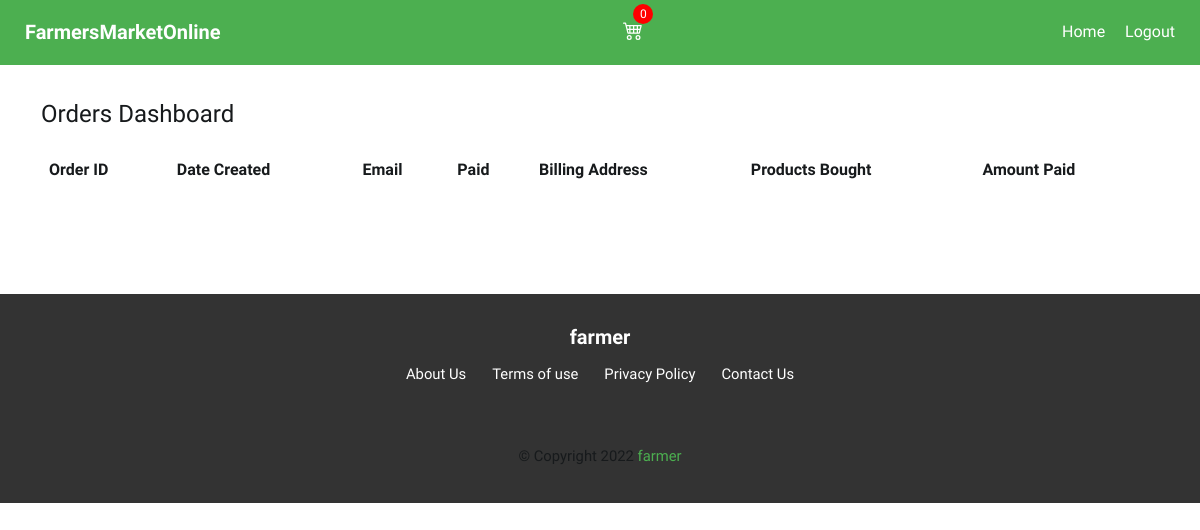
The app's page /products/dashboard/ (signed in), older data.
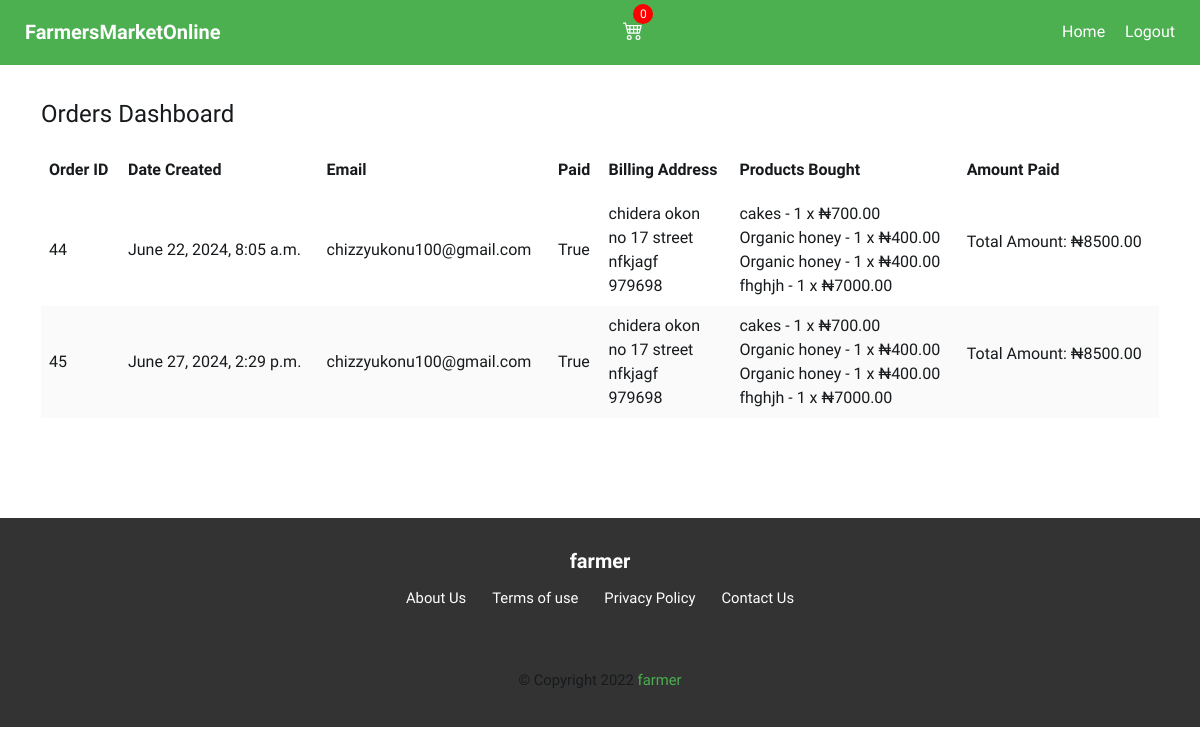
The same page, newer data.
### core/models.py (models this page shows, shortened)
class Order(models.Model):
    user = models.ForeignKey(settings.AUTH_USER_MODEL, on_delete=models.CASCADE)
    products = models.ManyToManyField('OrderProduct', related_name='orders')
    created_at = models.DateTimeField(auto_now_add=True, null=True)
    updated = models.DateTimeField(auto_now=True, null=True)
    paid = models.BooleanField(default=False)
    is_ordered = models.BooleanField(default=False)
    billing_address = models.ForeignKey('BillingAddress', on_delete=models.SET_NULL, blank=True, null=True)
    total_cost = models.DecimalField(max_digits=10, decimal_places=2, default=0.00)

class BillingAddress(models.Model):
    user = models.ForeignKey(User, on_delete=models.CASCADE, null=True)
    full_name = models.CharField(max_length=100, null=True)
    email = models.EmailField(null=True)
    street_address = models.CharField(max_length=255, null=True)
    apartment_address = models.CharField(max_length=255, blank=True, null=True)
    zip = models.CharField(max_length=20, null=True)

class OrderProduct(models.Model):
    user = models.ForeignKey(settings.AUTH_USER_MODEL, on_delete=models.CASCADE, null=True)
    order = models.ForeignKey('Order', related_name='order_items', on_delete=models.CASCADE, null=True)
    is_ordered = models.BooleanField(default=False)
    product = models.ForeignKey(Product, on_delete=models.CASCADE)
    price = models.DecimalField(max_digits=10, decimal_places=2, null=True)
    quantity = models.PositiveIntegerField(default=1)

class Product(models.Model):
    product_category = models.ForeignKey(ProductCategory, related_name='products',
                                 on_delete=models.CASCADE, null=True)
    slug = models.SlugField(max_length=200,
                            db_index=True, null=True, blank=True)
    title = models.CharField(max_length=150)
    created_by = models.ForeignKey(settings.AUTH_USER_MODEL, on_delete=models.CASCADE, null=True)
    product_image = models.ImageField(upload_to='items', blank=True)
    price = models.DecimalField(max_digits=10, decimal_places=2)
    discount_price = models.DecimalField(max_digits=10, decimal_places=2, blank=True, null=True)
    description = models.TextField(blank=True)
    status = models.IntegerField(choices=STATUS, default=0)

### core/views.py (the view)
# urls.py: path('products/dashboard/', views.dashboard_view, name='dashboard'),
@login_required
def dashboard_view(request):
    orders = Order.objects.all().select_related('billing_address').prefetch_related('products__product')
    order_products = OrderProduct.objects.all()
    context = {
        'orders': orders,
        'order_products': order_products,
    }
    return render(request, 'core/dashboard.html', context)

### core/context_processors.py (called while the page is built)
def cart_item_count(request):
    cart = request.session.get('cart', {})
    total_items = sum(item['quantity'] for item in cart.values())
    return {'total_items': total_items}

### core/templatetags/custom_tags.py (called while the page is built)
@register.filter
def sum_prices(order_products):
    return sum(order_product.price for order_product in order_products)

### core/templates/core/dashboard.html
{% extends "base.html" %}
{% load custom_tags %}
{% block content %}
<main class="container">
    <h2>Orders Dashboard</h2>
    <table class="table table-bordered">
        <thead>
            <tr>
                <th>Order ID</th>
                <th>Date Created</th>
                <th>Email</th>
                <th>Paid</th>
                <th>Billing Address</th>
                <th>Products Bought</th>
                <th>Amount Paid</th>
            </tr>
        </thead>
        <tbody>
            {% for order in orders %}
            <tr>
                <td>{{ order.id }}</td>
                <td>{{ order.created_at }}</td>
                <td>{{ order.billing_address.email }}</td>
                <td>{{ order.paid }}</td>
                <td>
                    {{ order.billing_address.full_name }}<br>
                    {{ order.billing_address.street_address }}<br>
                    {{ order.billing_address.apartment_address }}<br>
                    {{ order.billing_address.zip }}
                </td>
                <td>
                    {% for order_product in order_products %}
                        {{ order_product.product.title }} - {{ order_product.quantity }} x ₦{{ order_product.price }}<br>
                    {% endfor %}
                </td>
                <td>
                    <p>Total Amount: ₦{{ order_products|sum_prices }}</p>
                </td>
            </tr>
            {% endfor %}
        </tbody>
    </table>
</main>
{% endblock %}

### templates/base.html (shortened to what this page needs)
{% load static %}
<!DOCTYPE html>
<html lang="en">
  <head>
    <link rel="stylesheet" type="text/css" href="{% static 'css/styles.css' %}" />
  </head>
  <body>
    <header>
      <nav class="container">
        <a href="{% url 'home' %}" class="brand">FarmersMarketOnline</a>
        <div class="second-nav">
          <a href="{% url 'cart' %}" class="cart-link">
            <div class="cart-icon">
        <span> </span>
        <span class="notification-badge cart-count" id="cart-length">{{ total_items }}</span>
      </div>
          </a>
        </div>
        <div class="nav-menu">
          <ul>
            {% if user.is_authenticated %}
            <li><a href="{% url 'home' %}">Home</a></li>
            <li><a href="{% url 'account_logout' %}" class="logout">Logout</a></li>
           {% else %}
            <li><a href="{% url 'account_login' %}" class="login">Login</a></li>
            <li>
              <a href="{% url 'account_signup' %}" class="signup">Sign Up</a>
            </li>
             {% endif %}
          </ul>
        </div>
      </nav>
    </header>
    {% block content %} {% endblock content %}
    <footer>
      <div class="footer-top container">
        <div class="footer-wrapper">
          <a href="" class="brand">farmer</a>
        </div>
        <div class="footer-wrapper">
          <a href="" class="footer-link">About Us</a>
          <a href="" class="footer-link"
            >Terms of use</a
          >
          <a href="" class="footer-link"
            >Privacy Policy</a
          >
          <a href="" class="footer-link"
            >Contact Us</a
          >
        </div>
      </div>
      <div class="footer-bottom container">
        <p class="copyright">
          &copy; Copyright 2022
          <a href="">farmer</a>
        </p>
      </div>
    </footer>
  </body>
</html>

### static/css/styles.css (style rules this page uses)
:root { --white-color: #fff; --main-color:#4CAF50; --error-color: #e91640; --text-color: #171a1c; --gray: #6e7780; --light-gray: #f2f2f2; --bg-color: #fff; --bg-color-2: #f0f2f5; --border: #b3bdcc; --form-color: #8e96a4; --box-shadow1: rgba(0, 0, 0, 0.08) 0px 0px 0px 1px; --transition: all ease 0.3s; }
*, *::before, *::after { margin: 0; padding: 0; box-sizing: border-box; }
html { scroll-behavior: smooth; }
body { font-family: "Work Sans", sans-serif; font-weight: 400; background: var(--bg-color); color: var(--text-color); font-size: 1rem; line-height: 1.5; }
a { text-decoration: none; color: var(--main-color); }
p { margin-bottom: 1rem; }
h1, h2, h3, h4, h5, h6 { font-weight: 500; margin-bottom: 0.6rem; line-height: 1.2; }
h2 { font-size: 1.5rem; }
table { width: 100%; overflow: auto; border: 0; border-collapse: collapse; text-align: left; margin: 1rem 0; }
td, tr { border: none; }
td, th { vertical-align: middle; padding: 8px; }
table tr:nth-child(even) { background:#fafafa; }
table th { padding-top: 0.8rem; padding-bottom: 0.8rem; text-align: left; }
.container { width: 100%; margin-left: auto; margin-right: auto; }
header { width: 100%; position: fixed; z-index: 100; background: var(--main-color); top: 0; left: 0; right: 0; padding: 0.875rem; min-height: 60px; }
nav { display: flex; flex-wrap: wrap; justify-content: space-between; align-items: center; }
.brand { font-weight: 600; color:var(--white-color); font-size: 20px; }
nav ul { list-style: none; padding: 0.4rem 0; margin-top: 0.75rem; }
.nav-menu { width: 100%; display: none; -webkit-transition: var(--transition); -moz-transition: var(--transition); transition: var(--transition); }
.nav-menu li a { display: block; color:var(--white-color); padding: 0.4rem 0; text-transform: capitalize; -webkit-transition: var(--transition); -moz-transition: var(--transition); transition: var(--transition); }
main { margin: 100px auto; padding: 0 12px; }
footer { background: #333333; color: var(--white-color); clear: both; text-align: center; }
.footer-top { padding: 28px 12px; }
.footer-wrapper .footer-link { font-size: 0.925rem; color: var(--white-color); display: inline-block; -webkit-transition: var(--transition); -moz-transition: var(--transition); transition: var(--transition); margin: 5px; padding: 6px; }
.footer-bottom { padding: 20px; }
.footer-bottom .copyright { font-size: 0.925rem; color: var(--text-color); }
.footer-bottom .copyright a { color: var(--main-color); }
@media (min-width: 600px) { main { padding: 0 1rem; } }
@media (min-width: 768px) { header { min-height: 60px; } }
@media (min-width: 768px) { .nav-menu { width: auto; padding: 0; display: block; } }
@media (min-width: 768px) { nav ul { padding: 0; margin: 0; } }
@media (min-width: 768px) { .nav-menu li { display: inline-block; margin-left: 1rem; } }
@media (min-width: 768px) { .nav-menu li a { font-size: 1rem; } }
@media (min-width: 768px) { .container { max-width: 700px; } }
@media (min-width: 1200px) { .container { max-width: 1150px; } }

### templates/base.html (style rules this page uses)
.second-nav { display:flex; gap:7px; }
.cart-link { text-decoration: none; color: #333; display: flex; align-items: center; }
.cart-icon { position: relative; display: inline-block; color:#fff; font-size:24px; }
.notification-badge { position: absolute; top: -10px; right: -10px; background-color: red; color: white; width: 20px; height: 20px; border-radius: 50%; text-align: center; font-size: 12px; line-height: 20px; }

Row changes from the older to the newer data that the page shows:
added Order: id "44", created_at "June 22, 2024, 8:05 a.m.", billing_address.email "chizzyukonu100@gmail.com", paid "True", billing_address.full_name "chidera okon", billing_address.street_address "no 17 street", billing_address.apartment_address "nfkjagf", billing_address.zip "979698"
added OrderProduct: product "cakes", quantity "1", price "700.00", price.price "8500.00"
added OrderProduct: product "Organic honey", quantity "1", price "400.00"
added OrderProduct: product "Organic honey", quantity "1", price "400.00"
added OrderProduct: product "fhghjh", quantity "1", price "7000.00"
added Order: id "45", created_at "June 27, 2024, 2:29 p.m.", billing_address.email "chizzyukonu100@gmail.com", paid "True", billing_address.full_name "chidera okon", billing_address.street_address "no 17 street", billing_address.apartment_address "nfkjagf", billing_address.zip "979698"
